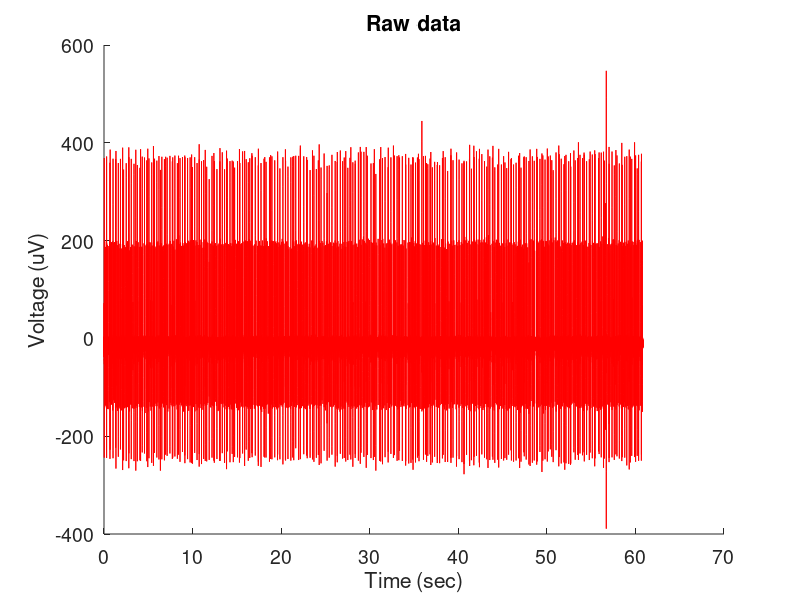

Reproduce this figure in MATLAB. (Note: this script raises an error after producing the figure.)
clear                                                                      %%%% It will clear all the variables from the workspace
clc                                                                        %%%% It will clear all the texts from command window
close all                                                                  %%%% It will close all the previous figures

%%%%%%%%%%%%%%%%%%%%%% Loading the data file %%%%%%%%%%%%%%%%%%%%%%%%%%%%%%
load('action_potential_array.mat');                       %%%% Load the data file 
data=action_potential_array;                              

%%
%%%%%%%%%%%%%%%%%%%%%%%% Plotting raw data %%%%%%%%%%%%%%%%%%%%%%%%%%%%%%%%
figure; 
plot(data(:,1),data(:,2),'-r')                                     %%%% Plotting Raw data
xlabel('Time (sec)','fontsize',14);                                  %%%% Writing x label. The fontsize of the label is also mentioned.
ylabel('Voltage (uV)','fontsize',14);                               %%%% writing y label
title('Raw data');                                                         %%%% Writing the title of the plot
box off;                                                                    %%%% Box off does not make a square around the figure
set(gca,'fontsize',14)                                                     %%%% This will set the font size of tick labels to be 14
%%
%%%%%%%%%%%%%%%% Determining peaks based on threshold %%%%%%%%%%%%%%%%%%%%
[pks,locs,widths] = findpeaks(data(:,2),'MinPeakHeight',50,'MinPeakDistance',40); %%%% Peak threshold, and minimum inter peak distance
figure; 
plot(data(:,1),data(:,2),'m', 'linewidth',1)  
hold on
plot(data(locs),pks,'ob')%%%% Highlighting peaks above threshold
xlabel('Time (sec)','fontsize',14); 
ylabel('Voltage (uV)','fontsize',14);
title('Peaks above threshold');
box off;
set(gca,'fontsize',14)
%%
%%%%%%%%%%%%%%% Plotting histogram of peak height %%%%%%%%%%%%%%%%%%%%%%%%
figure;
peaks_hist = histogram(pks);                                            %%%% pks has all the amplitude information of the AP peaks
peaks_hist.BinWidth = 10;                                                %%%% Binwidth is the width of each histogram bin
xlabel('Amplitude of AP (uV)','fontsize',14);
ylabel('Number of occurences','fontsize',14)                             
title('Histogram of AP amplitude','fontsize',14);
box off; 
set(gca,'fontsize',14)
%%
%%%%%%%%%%%%%%% Plotting histogram of peak widths %%%%%%%%%%%%%%%%%%%%%%%%%
figure;                                                   
width_hist = histogram(widths);                                         %%%% widths has all the width information of the AP peaks
width_hist.BinWidth = 0.05;                                              
xlabel('Width of AP (ms)','fontsize',14);
ylabel('Number of occurences','fontsize',14)                             
title('Histogram of AP width','fontsize',14);
box off; 
set(gca,'fontsize',18)

%% 
figure
plot(widths,pks,'ob')
xlabel('Width of AP (ms)','fontsize',14);
ylabel('Amplitude of AP (uV)','fontsize',14)                             
title('width vs amplitude of spikes','fontsize',14);
box off; 
set(gca,'fontsize',18)
